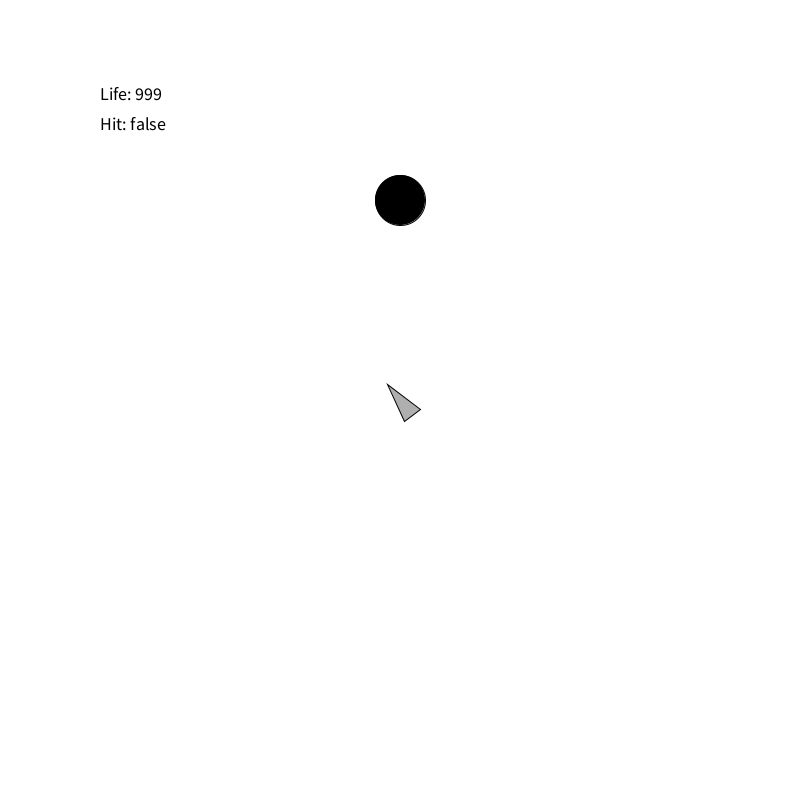
Frame 1 (no input)
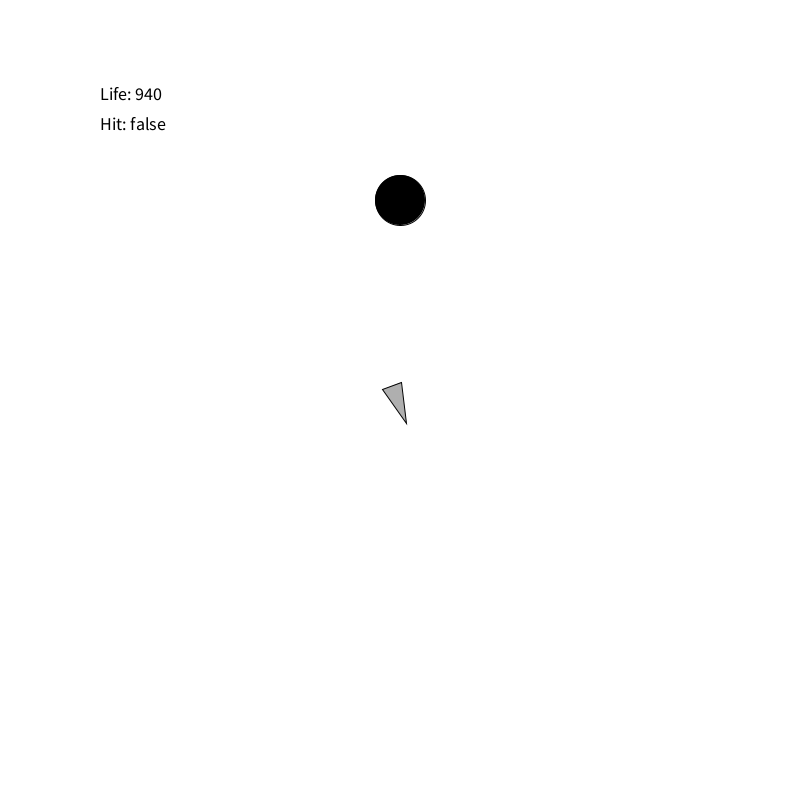
Frame 60 (the mouse pressed at the canvas centre just before this capture)
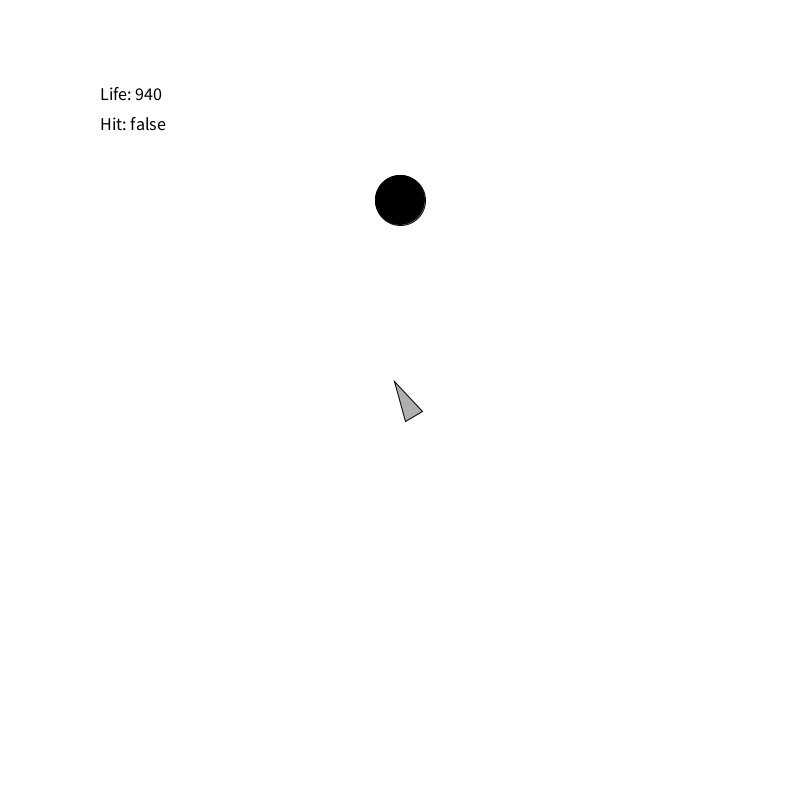
Frame 120 (the mouse held since frame 60 and released just before this capture)

The Processing sketch that drew these frames (run headless with seeded random() and noise(); from frame 60 on, the mouse is pressed at the canvas centre):

// Processing sketch: coets_02
// ── coets_02.pde
Coet c;
PVector target;

void setup(){
  size(800, 800);
  c = new Coet(new PVector(width/2, height/2));
  
  target = new PVector(width/2, height/4);
}

void draw(){
  background(255);
  c.run(target);
  
  fill(0); textSize(18);
  text("Life: "+ (c.lifetime - c.geneCounter), 100, 100);
  text("Hit: "+ c.hitTarget, 100, 130);
  
  ellipse(target.x, target.y, 50, 50);
}

void mousePressed(){
  c = new Coet(new PVector(width/2, height/2));
}

// ── Coet.pde
class Coet {

  // Vectors física
  PVector pos, vel, acc;
  float maxforce = 0.05;

  // Mida
  float r;

  // Informació Genètica
  PVector[] genes;
  int geneCounter;
  
  // Temps de vida
  int lifetime = 1000;
  
  boolean hitTarget = false;

  //constructor
  Coet(PVector p) {
    this.acc = new PVector();
    this.vel = new PVector();
    this.pos = p.copy();
    this.r = 10;

    // Material genètic aleatori
    geneCounter = 0;
    genes = new PVector[lifetime];
    for (int i = 0; i < genes.length; i++) {
      float angle = random(TWO_PI);
      genes[i] = new PVector(cos(angle), sin(angle));
      //genes[i] = new PVector(0, -1);
      genes[i].mult(random(0, maxforce));
    }
  }

  void run(PVector target) {
    // Si encara té temps de vida
    checkTarget(target);
    if(geneCounter<lifetime && !hitTarget){
      // Aplica força
      applyForce(genes[geneCounter]);
      geneCounter++;
      // Actualitza posició
      update();
    }
    // Dibuixa
    display();
  }

  // Aplica força
  void applyForce(PVector f) {
    acc.add(f);
  }

  // Actulalitza magnituds físiques 
  void update() {
    vel.add(acc);
    pos.add(vel);
    acc.mult(0);
  }
  
  void checkTarget(PVector target) {
    float d = dist(pos.x, pos.y, target.x, target.y);
    if (d < 25 + r) {
      hitTarget = true;
    } 
  }

  // Dibuixa
  void display() {
    float theta = vel.heading2D() + PI/2;
    fill(175); stroke(0);
    pushMatrix();
    translate(pos.x, pos.y);
    rotate(theta);
    triangle(0, -r*2, -r, r*2,r, r*2);
    popMatrix();
  }
}
